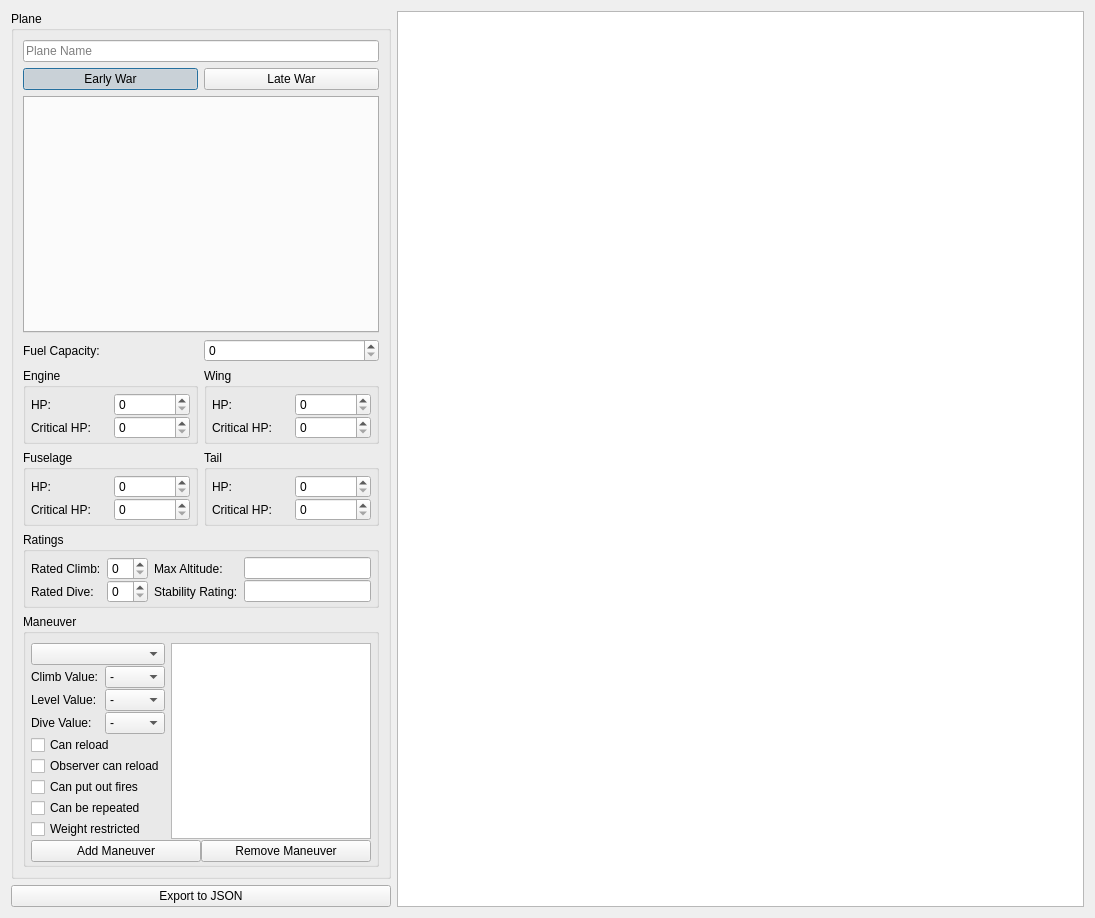
<?xml version="1.0" encoding="UTF-8"?>
<ui version="4.0">
 <class>PlaneEditor</class>
 <widget class="QDialog" name="PlaneEditor">
  <property name="geometry">
   <rect>
    <x>0</x>
    <y>0</y>
    <width>1095</width>
    <height>918</height>
   </rect>
  </property>
  <property name="windowTitle">
   <string>Plane Creator</string>
  </property>
  <layout class="QGridLayout" name="gridLayout_9" columnstretch="0,1">
   <item row="0" column="0">
    <widget class="QGroupBox" name="groupBox">
     <property name="title">
      <string>Plane</string>
     </property>
     <layout class="QGridLayout" name="gridLayout_8" columnstretch="0,0">
      <item row="1" column="0" colspan="2">
       <layout class="QHBoxLayout" name="horizontalLayout">
        <item>
         <widget class="QPushButton" name="early_war_btn">
          <property name="text">
           <string>Early War</string>
          </property>
          <property name="checkable">
           <bool>true</bool>
          </property>
          <property name="checked">
           <bool>true</bool>
          </property>
          <attribute name="buttonGroup">
           <string notr="true">era_btn_grp</string>
          </attribute>
         </widget>
        </item>
        <item>
         <widget class="QPushButton" name="late_war_btn">
          <property name="text">
           <string>Late War</string>
          </property>
          <property name="checkable">
           <bool>true</bool>
          </property>
          <attribute name="buttonGroup">
           <string notr="true">era_btn_grp</string>
          </attribute>
         </widget>
        </item>
       </layout>
      </item>
      <item row="3" column="0" colspan="2">
       <widget class="QTabWidget" name="crew_editor_tab">
        <property name="tabsClosable">
         <bool>true</bool>
        </property>
       </widget>
      </item>
      <item row="0" column="0" colspan="2">
       <widget class="QLineEdit" name="plane_name">
        <property name="placeholderText">
         <string>Plane Name</string>
        </property>
       </widget>
      </item>
      <item row="4" column="1">
       <widget class="QSpinBox" name="fuel_amt"/>
      </item>
      <item row="4" column="0">
       <widget class="QLabel" name="label_6">
        <property name="text">
         <string>Fuel Capacity:</string>
        </property>
       </widget>
      </item>
      <item row="6" column="0" colspan="2">
       <widget class="QGroupBox" name="groupBox_7">
        <property name="title">
         <string>Ratings</string>
        </property>
        <layout class="QGridLayout" name="gridLayout_3">
         <property name="leftMargin">
          <number>5</number>
         </property>
         <property name="topMargin">
          <number>5</number>
         </property>
         <property name="rightMargin">
          <number>5</number>
         </property>
         <property name="bottomMargin">
          <number>2</number>
         </property>
         <property name="verticalSpacing">
          <number>0</number>
         </property>
         <item row="0" column="0">
          <widget class="QLabel" name="label_11">
           <property name="text">
            <string>Rated Climb:</string>
           </property>
          </widget>
         </item>
         <item row="0" column="1">
          <widget class="QSpinBox" name="rated_climb"/>
         </item>
         <item row="0" column="2">
          <widget class="QLabel" name="label_13">
           <property name="text">
            <string>Max Altitude:</string>
           </property>
          </widget>
         </item>
         <item row="0" column="3">
          <widget class="QLineEdit" name="max_alt"/>
         </item>
         <item row="1" column="0">
          <widget class="QLabel" name="label_12">
           <property name="text">
            <string>Rated Dive:</string>
           </property>
          </widget>
         </item>
         <item row="1" column="1">
          <widget class="QSpinBox" name="rated_dive"/>
         </item>
         <item row="1" column="2">
          <widget class="QLabel" name="label_14">
           <property name="text">
            <string>Stability Rating:</string>
           </property>
          </widget>
         </item>
         <item row="1" column="3">
          <widget class="QLineEdit" name="stab_rating"/>
         </item>
        </layout>
       </widget>
      </item>
      <item row="5" column="0" colspan="2">
       <layout class="QGridLayout" name="gridLayout_2">
        <item row="0" column="0">
         <widget class="QGroupBox" name="groupBox_3">
          <property name="title">
           <string>Engine</string>
          </property>
          <layout class="QGridLayout" name="gridLayout_4">
           <property name="leftMargin">
            <number>5</number>
           </property>
           <property name="topMargin">
            <number>5</number>
           </property>
           <property name="rightMargin">
            <number>5</number>
           </property>
           <property name="bottomMargin">
            <number>2</number>
           </property>
           <property name="verticalSpacing">
            <number>0</number>
           </property>
           <item row="0" column="0">
            <widget class="QLabel" name="label_7">
             <property name="text">
              <string>HP:</string>
             </property>
            </widget>
           </item>
           <item row="0" column="1">
            <widget class="QSpinBox" name="engine_hp"/>
           </item>
           <item row="1" column="0">
            <widget class="QLabel" name="label_15">
             <property name="text">
              <string>Critical HP:</string>
             </property>
            </widget>
           </item>
           <item row="1" column="1">
            <widget class="QSpinBox" name="engine_critical_hp"/>
           </item>
          </layout>
         </widget>
        </item>
        <item row="0" column="1">
         <widget class="QGroupBox" name="groupBox_4">
          <property name="title">
           <string>Wing</string>
          </property>
          <layout class="QGridLayout" name="gridLayout_5">
           <property name="leftMargin">
            <number>5</number>
           </property>
           <property name="topMargin">
            <number>5</number>
           </property>
           <property name="rightMargin">
            <number>5</number>
           </property>
           <property name="bottomMargin">
            <number>2</number>
           </property>
           <property name="verticalSpacing">
            <number>0</number>
           </property>
           <item row="0" column="0">
            <widget class="QLabel" name="label_8">
             <property name="text">
              <string>HP:</string>
             </property>
            </widget>
           </item>
           <item row="0" column="1">
            <widget class="QSpinBox" name="wing_hp"/>
           </item>
           <item row="1" column="0">
            <widget class="QLabel" name="label_16">
             <property name="text">
              <string>Critical HP:</string>
             </property>
            </widget>
           </item>
           <item row="1" column="1">
            <widget class="QSpinBox" name="wing_critical_hp"/>
           </item>
          </layout>
         </widget>
        </item>
        <item row="1" column="0">
         <widget class="QGroupBox" name="groupBox_5">
          <property name="title">
           <string>Fuselage</string>
          </property>
          <layout class="QGridLayout" name="gridLayout_6">
           <property name="leftMargin">
            <number>5</number>
           </property>
           <property name="topMargin">
            <number>5</number>
           </property>
           <property name="rightMargin">
            <number>5</number>
           </property>
           <property name="bottomMargin">
            <number>2</number>
           </property>
           <property name="verticalSpacing">
            <number>0</number>
           </property>
           <item row="0" column="0">
            <widget class="QLabel" name="label_9">
             <property name="text">
              <string>HP:</string>
             </property>
            </widget>
           </item>
           <item row="0" column="1">
            <widget class="QSpinBox" name="fuselage_hp"/>
           </item>
           <item row="1" column="0">
            <widget class="QLabel" name="label_17">
             <property name="text">
              <string>Critical HP:</string>
             </property>
            </widget>
           </item>
           <item row="1" column="1">
            <widget class="QSpinBox" name="fuselage_critical_hp"/>
           </item>
          </layout>
         </widget>
        </item>
        <item row="1" column="1">
         <widget class="QGroupBox" name="groupBox_6">
          <property name="title">
           <string>Tail</string>
          </property>
          <layout class="QGridLayout" name="gridLayout_7">
           <property name="leftMargin">
            <number>5</number>
           </property>
           <property name="topMargin">
            <number>5</number>
           </property>
           <property name="rightMargin">
            <number>5</number>
           </property>
           <property name="bottomMargin">
            <number>2</number>
           </property>
           <property name="verticalSpacing">
            <number>0</number>
           </property>
           <item row="0" column="0">
            <widget class="QLabel" name="label_10">
             <property name="text">
              <string>HP:</string>
             </property>
            </widget>
           </item>
           <item row="0" column="1">
            <widget class="QSpinBox" name="tail_hp"/>
           </item>
           <item row="1" column="0">
            <widget class="QLabel" name="label_18">
             <property name="text">
              <string>Critical HP:</string>
             </property>
            </widget>
           </item>
           <item row="1" column="1">
            <widget class="QSpinBox" name="tail_critical_hp"/>
           </item>
          </layout>
         </widget>
        </item>
       </layout>
      </item>
      <item row="8" column="0" colspan="2">
       <widget class="QGroupBox" name="groupBox_2">
        <property name="sizePolicy">
         <sizepolicy hsizetype="Preferred" vsizetype="MinimumExpanding">
          <horstretch>0</horstretch>
          <verstretch>0</verstretch>
         </sizepolicy>
        </property>
        <property name="title">
         <string>Maneuver</string>
        </property>
        <layout class="QGridLayout" name="gridLayout" rowstretch="0,0,0,0,0,0,0,0,0,0">
         <property name="leftMargin">
          <number>5</number>
         </property>
         <property name="rightMargin">
          <number>5</number>
         </property>
         <property name="bottomMargin">
          <number>2</number>
         </property>
         <property name="verticalSpacing">
          <number>1</number>
         </property>
         <item row="2" column="0">
          <widget class="QLabel" name="label_2">
           <property name="text">
            <string>Level Value:</string>
           </property>
          </widget>
         </item>
         <item row="3" column="1">
          <widget class="QComboBox" name="set_dive">
           <property name="currentIndex">
            <number>0</number>
           </property>
           <item>
            <property name="text">
             <string>-</string>
            </property>
           </item>
           <item>
            <property name="text">
             <string>D1</string>
            </property>
           </item>
           <item>
            <property name="text">
             <string>D</string>
            </property>
           </item>
          </widget>
         </item>
         <item row="5" column="0" colspan="2">
          <widget class="QCheckBox" name="set_obs_can_reload">
           <property name="text">
            <string>Observer can reload</string>
           </property>
          </widget>
         </item>
         <item row="0" column="0" colspan="2">
          <widget class="QComboBox" name="maneuver_selection"/>
         </item>
         <item row="1" column="1">
          <widget class="QComboBox" name="set_climb">
           <item>
            <property name="text">
             <string>-</string>
            </property>
           </item>
           <item>
            <property name="text">
             <string>C1</string>
            </property>
           </item>
           <item>
            <property name="text">
             <string>C</string>
            </property>
           </item>
          </widget>
         </item>
         <item row="0" column="2" rowspan="9">
          <widget class="QGraphicsView" name="maneuver_preview_gv">
           <property name="sizePolicy">
            <sizepolicy hsizetype="Expanding" vsizetype="MinimumExpanding">
             <horstretch>0</horstretch>
             <verstretch>0</verstretch>
            </sizepolicy>
           </property>
           <property name="maximumSize">
            <size>
             <width>200</width>
             <height>16777215</height>
            </size>
           </property>
           <property name="focusPolicy">
            <enum>Qt::NoFocus</enum>
           </property>
           <property name="verticalScrollBarPolicy">
            <enum>Qt::ScrollBarAlwaysOff</enum>
           </property>
           <property name="horizontalScrollBarPolicy">
            <enum>Qt::ScrollBarAlwaysOff</enum>
           </property>
           <property name="interactive">
            <bool>false</bool>
           </property>
           <property name="resizeAnchor">
            <enum>QGraphicsView::AnchorViewCenter</enum>
           </property>
          </widget>
         </item>
         <item row="1" column="0">
          <widget class="QLabel" name="label">
           <property name="text">
            <string>Climb Value:</string>
           </property>
          </widget>
         </item>
         <item row="3" column="0">
          <widget class="QLabel" name="label_3">
           <property name="text">
            <string>Dive Value:</string>
           </property>
          </widget>
         </item>
         <item row="8" column="0" colspan="2">
          <widget class="QCheckBox" name="set_weight_restricted">
           <property name="text">
            <string>Weight restricted</string>
           </property>
          </widget>
         </item>
         <item row="4" column="0" colspan="2">
          <widget class="QCheckBox" name="set_can_reload">
           <property name="text">
            <string>Can reload</string>
           </property>
          </widget>
         </item>
         <item row="9" column="0" colspan="3">
          <layout class="QHBoxLayout" name="horizontalLayout_2">
           <item>
            <widget class="QPushButton" name="add_maneuver">
             <property name="text">
              <string>Add Maneuver</string>
             </property>
             <property name="icon">
              <iconset>
               <normaloff>C:/Users/Wesley/Downloads/icons8-add-48.png</normaloff>C:/Users/Wesley/Downloads/icons8-add-48.png</iconset>
             </property>
            </widget>
           </item>
           <item>
            <widget class="QPushButton" name="remove_maneuver">
             <property name="text">
              <string>Remove Maneuver</string>
             </property>
             <property name="icon">
              <iconset>
               <normaloff>C:/Users/Wesley/Downloads/icons8-minus-48.png</normaloff>C:/Users/Wesley/Downloads/icons8-minus-48.png</iconset>
             </property>
            </widget>
           </item>
          </layout>
         </item>
         <item row="2" column="1">
          <widget class="QComboBox" name="set_level">
           <item>
            <property name="text">
             <string>-</string>
            </property>
           </item>
           <item>
            <property name="text">
             <string>X</string>
            </property>
           </item>
           <item>
            <property name="text">
             <string>L</string>
            </property>
           </item>
          </widget>
         </item>
         <item row="6" column="0" colspan="2">
          <widget class="QCheckBox" name="set_can_put_out_fires">
           <property name="text">
            <string>Can put out fires</string>
           </property>
          </widget>
         </item>
         <item row="7" column="0" colspan="2">
          <widget class="QCheckBox" name="set_can_repeat">
           <property name="text">
            <string>Can be repeated</string>
           </property>
          </widget>
         </item>
        </layout>
       </widget>
      </item>
     </layout>
    </widget>
   </item>
   <item row="1" column="0">
    <widget class="QPushButton" name="export_json">
     <property name="text">
      <string>Export to JSON</string>
     </property>
    </widget>
   </item>
   <item row="0" column="1" rowspan="2">
    <widget class="QGraphicsView" name="maneuver_schedule_gv"/>
   </item>
  </layout>
 </widget>
 <tabstops>
  <tabstop>plane_name</tabstop>
  <tabstop>early_war_btn</tabstop>
  <tabstop>late_war_btn</tabstop>
  <tabstop>crew_editor_tab</tabstop>
  <tabstop>fuel_amt</tabstop>
  <tabstop>engine_hp</tabstop>
  <tabstop>engine_critical_hp</tabstop>
  <tabstop>wing_hp</tabstop>
  <tabstop>wing_critical_hp</tabstop>
  <tabstop>fuselage_hp</tabstop>
  <tabstop>fuselage_critical_hp</tabstop>
  <tabstop>tail_hp</tabstop>
  <tabstop>tail_critical_hp</tabstop>
  <tabstop>rated_climb</tabstop>
  <tabstop>rated_dive</tabstop>
  <tabstop>max_alt</tabstop>
  <tabstop>stab_rating</tabstop>
  <tabstop>maneuver_selection</tabstop>
  <tabstop>set_climb</tabstop>
  <tabstop>set_level</tabstop>
  <tabstop>set_dive</tabstop>
  <tabstop>set_can_reload</tabstop>
  <tabstop>set_obs_can_reload</tabstop>
  <tabstop>set_can_put_out_fires</tabstop>
  <tabstop>set_can_repeat</tabstop>
  <tabstop>set_weight_restricted</tabstop>
  <tabstop>add_maneuver</tabstop>
  <tabstop>remove_maneuver</tabstop>
  <tabstop>export_json</tabstop>
  <tabstop>maneuver_schedule_gv</tabstop>
 </tabstops>
 <resources/>
 <connections/>
 <buttongroups>
  <buttongroup name="era_btn_grp"/>
 </buttongroups>
</ui>
